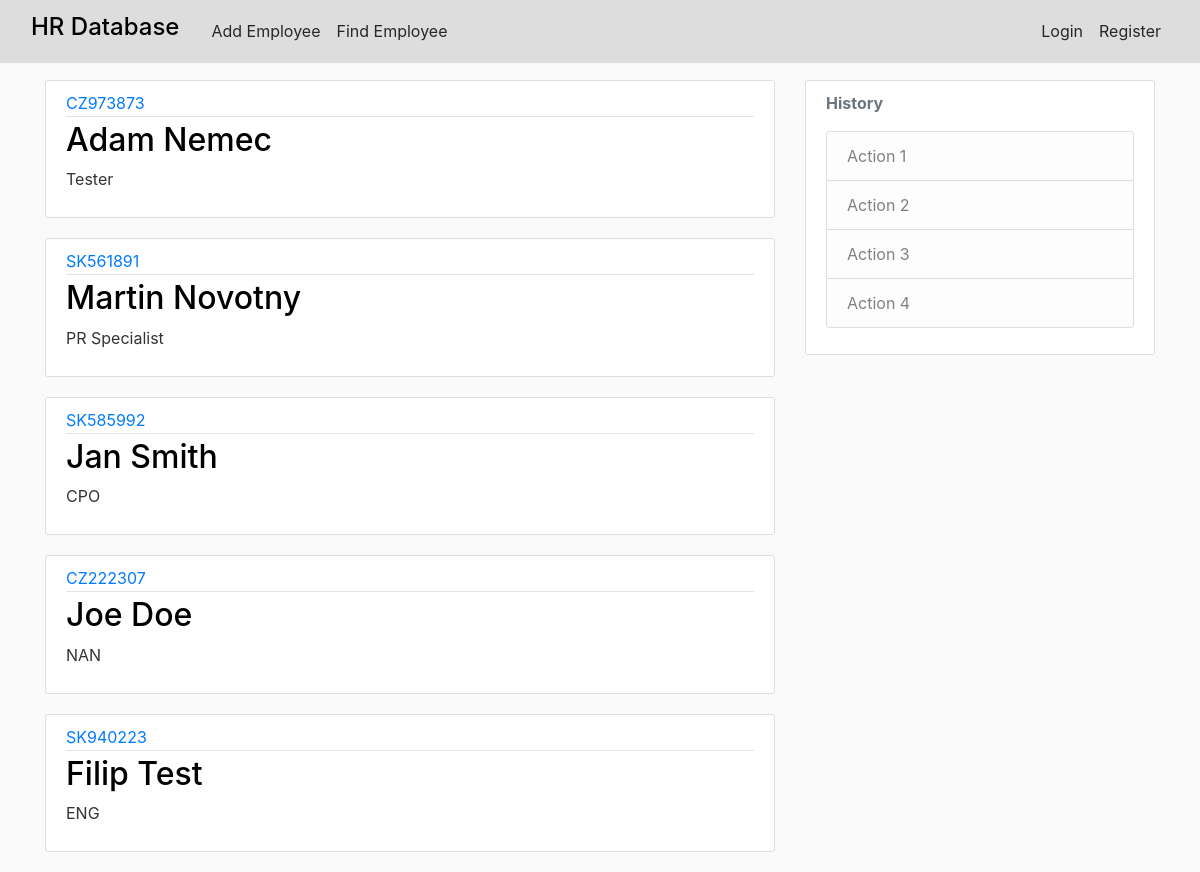
Screenshot of /employee with the database file from the repository.
### hrsystem/models.py (models this page shows, shortened)
class Employee(db.Model):
    __searchable__ = ['id', 'first_name', 'last_name']
    id = db.Column(db.String(20), unique=True, primary_key=True)
    citizenship = db.Column(db.String(20), unique=False, nullable=False)
    city = db.Column(db.String(20), unique=True, nullable=False)
    country_of_residence = db.Column(
        db.String(20), unique=False, nullable=False)
    date_of_birth = db.Column(db.String(20), unique=False, nullable=False)
    first_name = db.Column(db.String(20), unique=False, nullable=False)
    last_name = db.Column(db.String(20), unique=False, nullable=False)
    national_id = db.Column(db.String(20), unique=True, nullable=False)
    email = db.Column(db.String(20), unique=True, nullable=False)
    state = db.Column(db.String(20), unique=False, nullable=False)
    street_address = db.Column(db.String(20), unique=False, nullable=False)
    telephone_number = db.Column(db.String(20), unique=True, nullable=False)
    zipcode = db.Column(db.String(20), unique=False, nullable=False)
    password = db.Column(db.String(20), unique=False, nullable=False)
    username = db.Column(db.String(20), unique=True, nullable=False)
    band = db.Column(db.String(20), unique=False, nullable=False)
    contract_beginning = db.Column(db.String(20), unique=False, nullable=False)
    contract_end = db.Column(db.String(20), unique=False, nullable=False)
    contract_type = db.Column(db.String(20), unique=False, nullable=False)
    department = db.Column(db.String(20), unique=False, nullable=False)
    employment_status = db.Column(db.String(20), unique=False, nullable=False)
    fte = db.Column(db.String(20), unique=False, nullable=False)
    salary = db.Column(db.String(20), unique=False, nullable=False)
    is_manager = db.Column(db.String(20), unique=False, nullable=False)
    job_title = db.Column(db.String(20), unique=False, nullable=False)
    manager = db.Column(db.String(20), unique=False, nullable=False)
    subsidiary = db.Column(db.String(20), unique=False, nullable=False)

### hrsystem/routes.py (the view)
@app.route("/")
@app.route("/employee", methods=['GET', 'POST'])
def homepage():
    employees = Employee.query.all()
    return render_template('allemployees.html', title='All Employees', employees=employees)

### hrsystem/templates/allemployees.html (shortened to what this page needs)
{% extends "layout.html" %}
{% block content %}
    {% for emp in employees %}
        <article class="media content-section">
          <div class="media-body">
            <div class="article-metadata">
              <a class="mr-2" href="{{ url_for('employee', employee_id=emp.id)}}">{{ emp.id }}</a>
            </div>
            <h2><a class="article-title">{{ emp.first_name }} {{emp.last_name}}</a></h2>
            <p class="article-content">{{ emp.job_title }}</p>
          </div>
        </article>
    {% endfor %}
{% endblock content %}

### hrsystem/templates/layout.html (shortened to what this page needs)
<!DOCTYPE html>
<html>
<head>
    <link rel="stylesheet" href="https://maxcdn.bootstrapcdn.com/bootstrap/4.0.0/css/bootstrap.min.css">
    <link rel="stylesheet" type="text/css" href="{{ url_for('static', filename='main.css') }}">
</head>
<body>
    <header class="site-header">
      <nav class="navbar navbar-expand-md navbar-dark bg-steel fixed-top">
        <div class="container-fluid">
          <a class="navbar-brand mr-4" href="/"><h4>HR Database</h4></a>
          <div class="collapse navbar-collapse" id="navbarToggle">
            <div class="navbar-nav mr-auto">
              <a class="nav-item nav-link" href="{{ url_for('addtodb') }}">Add Employee</a>
              <a class="nav-item nav-link" href="{{url_for('findemployee')}}">Find Employee</a>
            </div>
            <div class="navbar-nav">
              <a class="nav-item nav-link" href="{{ url_for('login') }}">Login</a>
              <a class="nav-item nav-link" href="{{ url_for('register') }}">Register</a>
            </div>
          </div>
        </div>
      </nav>
    </header>
    <main role="main" class="container">
      <div class="row">
        <div class="col-md-8">
          {% block content %}{% endblock %}
        </div>
        <div class="col-md-4">
          <div class="content-section">
            <p class='text-muted'><b>History</b>
              <ul class="list-group">
                <li class="list-group-item list-group-item-light">Action 1</li>
                <li class="list-group-item list-group-item-light">Action 2</li>
                <li class="list-group-item list-group-item-light">Action 3</li>
                <li class="list-group-item list-group-item-light">Action 4</li>
              </ul>
            </p>
          </div>
        </div>
      </div>
    </main>
</body>
</html>

### hrsystem/static/main.css (style rules this page uses)
body { background: #fafafa; color: #333333; margin-top: 5rem; }
h1, h2, h3, h4, h5, h6 { color: #000000; }
.bg-steel { background-color: #dddddd; }
.site-header .navbar-nav .nav-link { color: #272727; }
.content-section { background: #ffffff; padding: 10px 20px; border: 1px solid #dddddd; border-radius: 3px; margin-bottom: 20px; }
.article-title { color: #444444; }
.article-content { white-space: pre-line; }
.article-metadata { padding-bottom: 1px; margin-bottom: 4px; border-bottom: 1px solid #e3e3e3 }

### rows the page displays
Employee: id "CZ973873", first_name "Adam", last_name "Nemec", job_title "Tester"
Employee: id "SK561891", first_name "Martin", last_name "Novotny", job_title "PR Specialist"
Employee: id "SK585992", first_name "Jan", last_name "Smith", job_title "CPO"
Employee: id "CZ222307", first_name "Joe", last_name "Doe", job_title "NAN"
Employee: id "SK940223", first_name "Filip", last_name "Test", job_title "ENG"
